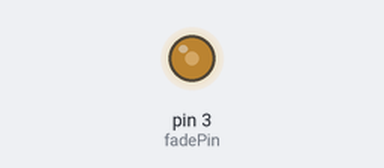
Bench run of a sketch on a simulated Arduino Uno, built with avr-gcc and run on an emulated ATmega328P. Shown: output pins drawn as LEDs (lit = HIGH). What the sketch prints to the serial monitor is not drawn.

Above: at 0.05 s.
At 2.2 s:
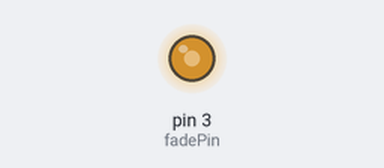
At 4.0 s:
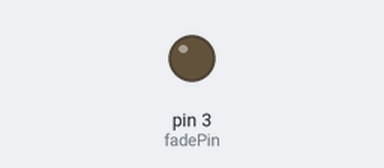
At 5.05 s:
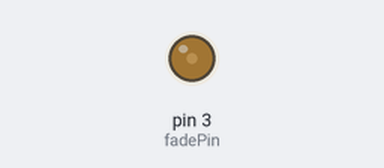
Timing chart, 0 to 7.1 s (numbered marks = the images above):
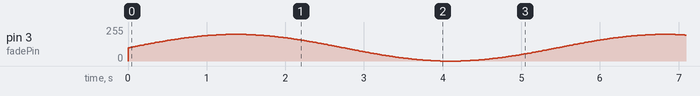

The sketch:

lab8_lightbulb.ino.ino
```cpp
// (licence header left out)
#define fadePin 3

void setup(){
  Serial.begin(9600);
  pinMode(fadePin, OUTPUT);

}

void loop(){
  Serial.println(DEG_TO_RAD);
  for(int i = 0; i<360; i++){
    //convert 0-360 angle to radian (needed for sin function)
    float rad = DEG_TO_RAD * i;

    //calculate sin of angle as number between 0 and 255
    int sinOut = constrain((sin(rad) * 100) + 100, 0, 255);

    analogWrite(fadePin, sinOut);

    delay(15);
  }


}
```
